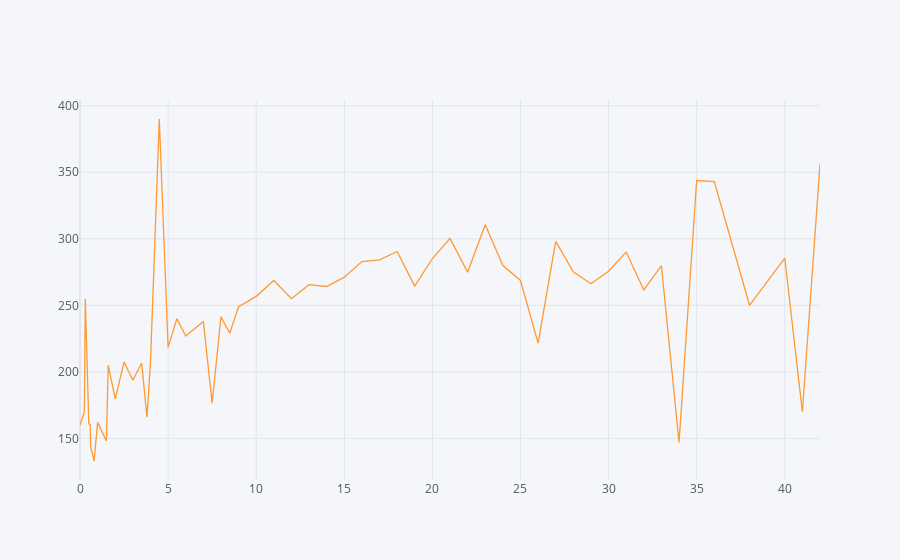
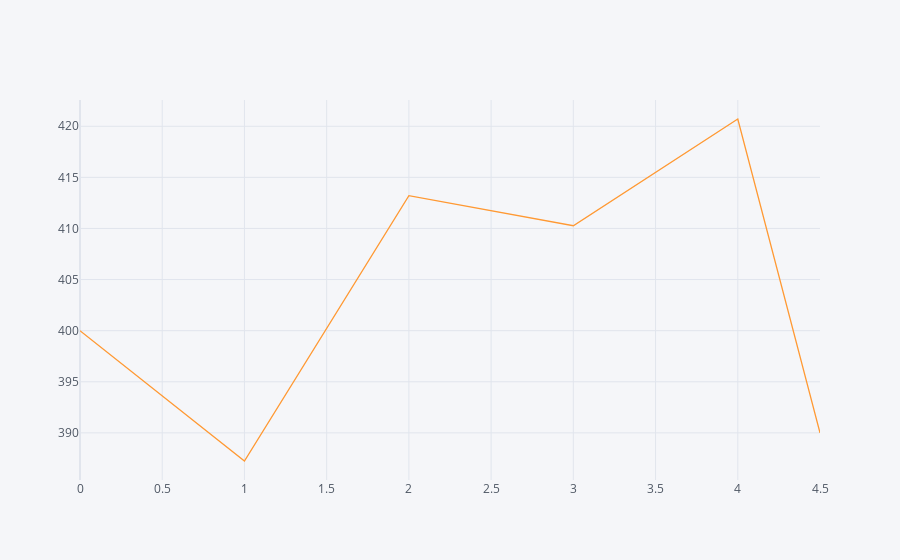

The cell these charts' notebook holds for them, in order:
### Markdown cell above
### Analyze influence of gender

### Code cell
#plot years of experience vs salary for men
men = df.loc[df['gender']=='Male']
highsal = df.loc[(df['totalyearlycompensation']>375) & (df['yearsofexperience']<5)]
men[['yearsofexperience','basesalary','bonus','stockgrantvalue','totalyearlycompensation','yearsatcompany']] = men[['yearsofexperience','basesalary','bonus','stockgrantvalue','totalyearlycompensation','yearsatcompany']].apply(pd.to_numeric)
men = men.groupby('yearsofexperience',as_index = False)['totalyearlycompensation'].mean()
men.iplot(kind='line', x=['yearsofexperience'],y='totalyearlycompensation')
highsal = highsal.groupby('yearsofexperience',as_index = False)['totalyearlycompensation'].mean()
highsal.iplot(kind='line', x=['yearsofexperience'],y='totalyearlycompensation')
print(highsal)

### Figure 1 — Plotly figure (JSON) as saved in the notebook; plotly's stock layout.template omitted (floating-point values rounded to 4 significant figures)
{"data": [{"line": {"color": "rgba(255, 153, 51, 1.0)", "dash": "solid", "shape": "linear", "width": 1.3}, "mode": "lines", "name": "totalyearlycompensation", "text": "", "type": "scatter", "x": [0, 0.25, 0.3, 0.5, 0.58, 0.6, 0.8, 1, 1.5, 1.6, 2, 2.5, 3, 3.5, 3.8, 4, 4.5, 5, 5.5, 6, 7, 7.5, 8, 8.5, 9, 10, 11, 12, 13, 14, 15, 16, 17, 18, 19, 20, 21, 22, 23, 24, 25, 26, 27, 28, 29, 30, 31, 32, 33, 34, 35, 36, 38, 40, 41, 42], "y": [159.9, 170, 255, 161, 160.5, 144, 133, 162.0, 148, 205, 179.7, 207.4, 193.6, 206.7, 166, 206.8, 390, 218.4, 240, 226.9, 237.9, 176.5, 241.3, 229, 249.0, 256.7, 268.7, 255.0, 265.5, 264.1, 271.2, 282.8, 284.2, 290.4, 264.4, 285.2, 300.3, 274.9, 310.6, 279.9, 268.6, 221.5, 298, 275.2, 266.2, 275.6, 290, 261.5, 279.8, 147, 343.8, 343, 250, 285.5, 170, 356]}], "layout": {"legend": {"bgcolor": "#F5F6F9", "font": {"color": "#4D5663"}}, "paper_bgcolor": "#F5F6F9", "plot_bgcolor": "#F5F6F9", "title": {"font": {"color": "#4D5663"}}, "xaxis": {"gridcolor": "#E1E5ED", "showgrid": true, "tickfont": {"color": "#4D5663"}, "title": {"font": {"color": "#4D5663"}, "text": ""}, "zerolinecolor": "#E1E5ED"}, "yaxis": {"gridcolor": "#E1E5ED", "showgrid": true, "tickfont": {"color": "#4D5663"}, "title": {"font": {"color": "#4D5663"}, "text": ""}, "zerolinecolor": "#E1E5ED"}}}

### Figure 2 — Plotly figure (JSON) as saved in the notebook; plotly's stock layout.template omitted (floating-point values rounded to 4 significant figures)
{"data": [{"line": {"color": "rgba(255, 153, 51, 1.0)", "dash": "solid", "shape": "linear", "width": 1.3}, "mode": "lines", "name": "totalyearlycompensation", "text": "", "type": "scatter", "x": [0, 1, 2, 3, 4, 4.5], "y": [400, 387.2, 413.2, 410.3, 420.7, 390]}], "layout": {"legend": {"bgcolor": "#F5F6F9", "font": {"color": "#4D5663"}}, "paper_bgcolor": "#F5F6F9", "plot_bgcolor": "#F5F6F9", "title": {"font": {"color": "#4D5663"}}, "xaxis": {"gridcolor": "#E1E5ED", "showgrid": true, "tickfont": {"color": "#4D5663"}, "title": {"font": {"color": "#4D5663"}, "text": ""}, "zerolinecolor": "#E1E5ED"}, "yaxis": {"gridcolor": "#E1E5ED", "showgrid": true, "tickfont": {"color": "#4D5663"}, "title": {"font": {"color": "#4D5663"}, "text": ""}, "zerolinecolor": "#E1E5ED"}}}
